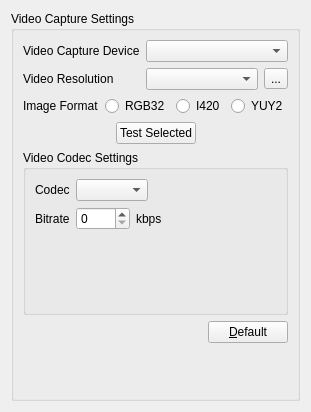
     <widget class="QWidget" name="videoTab">
      <attribute name="title">
       <string>Video Capture</string>
      </attribute>
      <layout class="QVBoxLayout" name="verticalLayout_22">
       <item>
        <widget class="QGroupBox" name="groupBox_8">
         <property name="title">
          <string>Video Capture Settings</string>
         </property>
         <layout class="QFormLayout" name="formLayout_2">
          <item row="0" column="0">
           <widget class="QLabel" name="label_13">
            <property name="text">
             <string>Video Capture Device</string>
            </property>
            <property name="buddy">
             <cstring>vidcapdevicesBox</cstring>
            </property>
           </widget>
          </item>
          <item row="0" column="1">
           <widget class="QComboBox" name="vidcapdevicesBox">
            <property name="sizePolicy">
             <sizepolicy hsizetype="Expanding" vsizetype="Fixed">
              <horstretch>0</horstretch>
              <verstretch>0</verstretch>
             </sizepolicy>
            </property>
           </widget>
          </item>
          <item row="1" column="0">
           <widget class="QLabel" name="label_15">
            <property name="text">
             <string>Video Resolution</string>
            </property>
            <property name="buddy">
             <cstring>captureformatsBox</cstring>
            </property>
           </widget>
          </item>
          <item row="1" column="1">
           <layout class="QHBoxLayout" name="horizontalLayout_9">
            <item>
             <widget class="QComboBox" name="captureformatsBox"/>
            </item>
            <item>
             <widget class="QToolButton" name="vidfmtToolButton">
              <property name="accessibleName">
               <string>Customize video format</string>
              </property>
              <property name="text">
               <string notr="true">...</string>
              </property>
             </widget>
            </item>
           </layout>
          </item>
          <item row="2" column="0" colspan="2">
           <layout class="QHBoxLayout" name="horizontalLayout_11">
            <item>
             <widget class="QLabel" name="label_31">
              <property name="text">
               <string>Image Format</string>
              </property>
              <property name="buddy">
               <cstring>vidrgb32RadioButton</cstring>
              </property>
             </widget>
            </item>
            <item>
             <widget class="QRadioButton" name="vidrgb32RadioButton">
              <property name="text">
               <string>RGB32</string>
              </property>
             </widget>
            </item>
            <item>
             <widget class="QRadioButton" name="vidi420RadioButton">
              <property name="text">
               <string>I420</string>
              </property>
             </widget>
            </item>
            <item>
             <widget class="QRadioButton" name="vidyuy2RadioButton">
              <property name="text">
               <string>YUY2</string>
              </property>
             </widget>
            </item>
           </layout>
          </item>
          <item row="3" column="0" colspan="2">
           <layout class="QHBoxLayout" name="horizontalLayout_8">
            <item>
             <spacer name="horizontalSpacer_10">
              <property name="orientation">
               <enum>Qt::Horizontal</enum>
              </property>
              <property name="sizeHint" stdset="0">
               <size>
                <width>40</width>
                <height>20</height>
               </size>
              </property>
             </spacer>
            </item>
            <item>
             <widget class="QPushButton" name="vidtestButton">
              <property name="text">
               <string>Test Selected</string>
              </property>
             </widget>
            </item>
            <item>
             <spacer name="horizontalSpacer_11">
              <property name="orientation">
               <enum>Qt::Horizontal</enum>
              </property>
              <property name="sizeHint" stdset="0">
               <size>
                <width>40</width>
                <height>20</height>
               </size>
              </property>
             </spacer>
            </item>
           </layout>
          </item>
          <item row="4" column="0" colspan="2">
           <widget class="QGroupBox" name="vidgroupBox">
            <property name="sizePolicy">
             <sizepolicy hsizetype="Expanding" vsizetype="Expanding">
              <horstretch>0</horstretch>
              <verstretch>0</verstretch>
             </sizepolicy>
            </property>
            <property name="accessibleName">
             <string>Video Codec Settings</string>
            </property>
            <property name="title">
             <string>Video Codec Settings</string>
            </property>
            <layout class="QVBoxLayout" name="verticalLayout_14">
             <item>
              <layout class="QHBoxLayout" name="horizontalLayout_19">
               <item>
                <widget class="QLabel" name="label_33">
                 <property name="text">
                  <string>Codec</string>
                 </property>
                 <property name="buddy">
                  <cstring>vidcodecBox</cstring>
                 </property>
                </widget>
               </item>
               <item>
                <widget class="QComboBox" name="vidcodecBox">
                 <property name="sizePolicy">
                  <sizepolicy hsizetype="Fixed" vsizetype="Preferred">
                   <horstretch>0</horstretch>
                   <verstretch>0</verstretch>
                  </sizepolicy>
                 </property>
                </widget>
               </item>
               <item>
                <spacer name="horizontalSpacer_21">
                 <property name="orientation">
                  <enum>Qt::Horizontal</enum>
                 </property>
                 <property name="sizeHint" stdset="0">
                  <size>
                   <width>40</width>
                   <height>20</height>
                  </size>
                 </property>
                </spacer>
               </item>
              </layout>
             </item>
             <item>
              <widget class="QStackedWidget" name="vidcodecStackedWidget">
               <property name="currentIndex">
                <number>0</number>
               </property>
               <widget class="QWidget" name="vp8_page">
                <layout class="QVBoxLayout" name="verticalLayout_15">
                 <property name="leftMargin">
                  <number>0</number>
                 </property>
                 <property name="topMargin">
                  <number>0</number>
                 </property>
                 <property name="rightMargin">
                  <number>0</number>
                 </property>
                 <property name="bottomMargin">
                  <number>0</number>
                 </property>
                 <item>
                  <layout class="QHBoxLayout" name="horizontalLayout_21">
                   <item>
                    <widget class="QLabel" name="label_42">
                     <property name="text">
                      <string>Bitrate</string>
                     </property>
                     <property name="buddy">
                      <cstring>vp8bitrateSpinBox</cstring>
                     </property>
                    </widget>
                   </item>
                   <item>
                    <widget class="QSpinBox" name="vp8bitrateSpinBox">
                     <property name="sizePolicy">
                      <sizepolicy hsizetype="Fixed" vsizetype="Preferred">
                       <horstretch>0</horstretch>
                       <verstretch>0</verstretch>
                      </sizepolicy>
                     </property>
                     <property name="minimum">
                      <number>0</number>
                     </property>
                     <property name="maximum">
                      <number>1000</number>
                     </property>
                     <property name="value">
                      <number>0</number>
                     </property>
                    </widget>
                   </item>
                   <item>
                    <widget class="QLabel" name="label_43">
                     <property name="text">
                      <string notr="true">kbps</string>
                     </property>
                    </widget>
                   </item>
                   <item>
                    <spacer name="horizontalSpacer_22">
                     <property name="orientation">
                      <enum>Qt::Horizontal</enum>
                     </property>
                     <property name="sizeHint" stdset="0">
                      <size>
                       <width>40</width>
                       <height>20</height>
                      </size>
                     </property>
                    </spacer>
                   </item>
                  </layout>
                 </item>
                 <item>
                  <spacer name="verticalSpacer_9">
                   <property name="orientation">
                    <enum>Qt::Vertical</enum>
                   </property>
                   <property name="sizeHint" stdset="0">
                    <size>
                     <width>20</width>
                     <height>73</height>
                    </size>
                   </property>
                  </spacer>
                 </item>
                </layout>
               </widget>
              </widget>
             </item>
            </layout>
           </widget>
          </item>
          <item row="5" column="0" colspan="2">
           <layout class="QHBoxLayout" name="horizontalLayout_12">
            <item>
             <spacer name="horizontalSpacer_14">
              <property name="orientation">
               <enum>Qt::Horizontal</enum>
              </property>
              <property name="sizeHint" stdset="0">
               <size>
                <width>40</width>
                <height>20</height>
               </size>
              </property>
             </spacer>
            </item>
            <item>
             <widget class="QPushButton" name="viddefaultButton">
              <property name="text">
               <string>&amp;Default</string>
              </property>
             </widget>
            </item>
           </layout>
          </item>
          <item row="6" column="1">
           <spacer name="verticalSpacer_5">
            <property name="orientation">
             <enum>Qt::Vertical</enum>
            </property>
            <property name="sizeHint" stdset="0">
             <size>
              <width>20</width>
              <height>40</height>
             </size>
            </property>
           </spacer>
          </item>
         </layout>
        </widget>
       </item>
      </layout>
     </widget>
